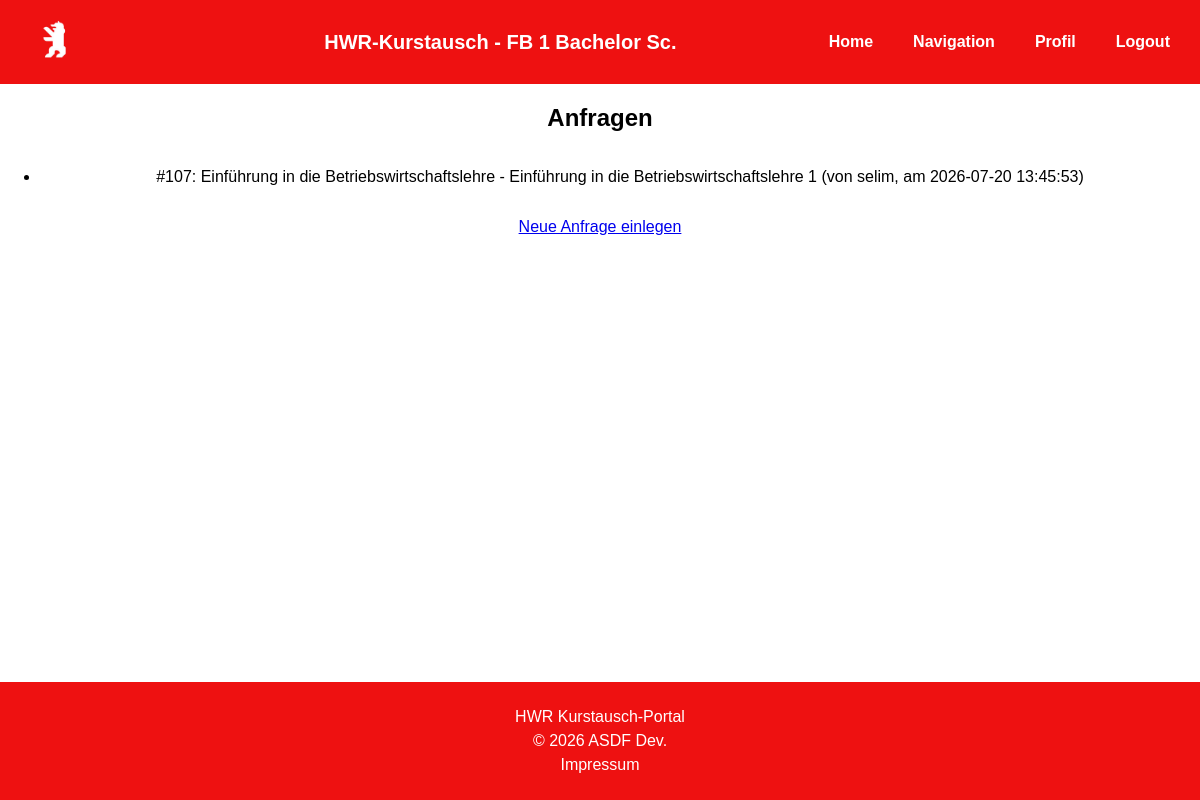
Page /anfragen (signed in) on the committed database.
### tables this page shows
CREATE TABLE anfrage (
        anfrage_id INTEGER NOT NULL PRIMARY KEY AUTOINCREMENT,
        kurs_id INTEGER NOT NULL,
        username TEXT NOT NULL,
        zeitpunkt DATETIME DEFAULT CURRENT_TIMESTAMP,
                   
        FOREIGN KEY (kurs_id) REFERENCES kursangebot(kurs_id),
        FOREIGN KEY (username) REFERENCES student(username)
    );

CREATE TABLE kursangebot (
        kurs_id INTEGER NOT NULL PRIMARY KEY AUTOINCREMENT,
        kursbezeichnung TEXT NOT NULL,
        modul_id TEXT NOT NULL,
        semester TEXT NOT NULL,
        dozent TEXT,
        zeiten TEXT,
        sprache TEXT,
                   
        FOREIGN KEY (modul_id) REFERENCES modul(modul_id)
    );

### kursabgabe.py (the view)
@kursabgabe.route("/anfragen")
def anfragen_liste():
    globale_tauschfindung() # -> ohne das callen wird garnicht gematched!
    conn = sqlite3.connect(DB_PATH)
    cursor = conn.cursor()
    cursor.execute("""
        SELECT anfrage.anfrage_id, kursangebot.kursbezeichnung, anfrage.username, anfrage.zeitpunkt
        FROM anfrage
        JOIN kursangebot ON anfrage.kurs_id = kursangebot.kurs_id
        WHERE anfrage.username = ?
        ORDER BY anfrage.zeitpunkt ASC
    """, (current_user.username,))
    anfragen = cursor.fetchall()
    conn.close()
    return render_template("anfrage_liste.html", anfragen=anfragen)

### app.py (called while the page is built, shortened)
@login_manager.user_loader
def load_user(user_id):
    if not user_id or user_id== None:
        return None
    with dbcon() as connection:
        c = connection.cursor()
        c.execute("SELECT username, vorname, name, email, matrikelnummer, studiengang FROM studenten WHERE username = ?", (user_id,))
        student = c.fetchone()
        if student:
            return User(
                id=str(student[0]), # wird von flask-login gebraucht
                username=student[0],
                vorname=student[1],
                name=student[2],
                email=student[3],
                matrikelnummer=student[4],
                studiengang=student[5]
            )

### db_reinigen.py (called while the page is built)
def db_reinigen():
    with dbcon() as connection:
        c = connection.cursor()
        c.execute("""
        DELETE FROM abgabe
        WHERE abgabe_id NOT IN (SELECT MIN(abgabe_id) as min FROM abgabe GROUP BY kurs_id, username)
        """)
        abgaben_duplikate = c.rowcount
        c.execute("""
        DELETE FROM anfrage
        WHERE anfrage_id NOT IN (SELECT MIN(anfrage_id) as min FROM anfrage GROUP BY kurs_id, username)
        """)
        anfragen_duplikate = c.rowcount
        connection.commit()
        c.close()
        print("-----------------------------------------------")
        print(f"{abgaben_duplikate} Abgaben-Duplikate und {anfragen_duplikate} Anfragen-Duplikate aus DB gereinigt!")

### db_update.py (called while the page is built)
def dbcon():
    connection = sqlite3.connect(DB_PATH)
    return connection

### tausch.py (called while the page is built, shortened)
def tausche_eintragen(passendetausche_liste):
    eintrage_erfolgt = 0
    with dbcon() as connection:
        c = connection.cursor()
        connection.commit()
        c.close()
        return eintrage_erfolgt

### templates/anfrage_liste.html (shortened to what this page needs)
{% extends "base.html" %}
{% block CONTENT %}
    <h1>Anfragen</h1>
    <ul>
      {% for anfrage in anfragen %}
        <li>#{{ anfrage[0] }}: {{ anfrage[1] }} (von {{ anfrage[2] }}, am {{ anfrage[3] }})</li>
      {% endfor %}
    </ul>
    <p><a href="{{ url_for('kursabgabe.anfrage_neu') }}">Neue Anfrage einlegen</a></p>
{% endblock %}

### static/style.css (style rules this page uses)
html, body { margin: 0; padding: 0; min-height: 100%; font-family: Bahnschrift, Arial, sans-serif; text-align: center; color:black }
body { min-height: 100vh; }
section.content > :not(header):not(footer) { flex-shrink: 0; }

### rows in the picture
anfrage: anfrage_id "107", kursbezeichnung "Einführung in die Betriebswirtschaftslehre - Einführung in die Betriebswirtschaftslehre 1", username "selim", zeitpunkt "2026-07-20 13:45:53"
